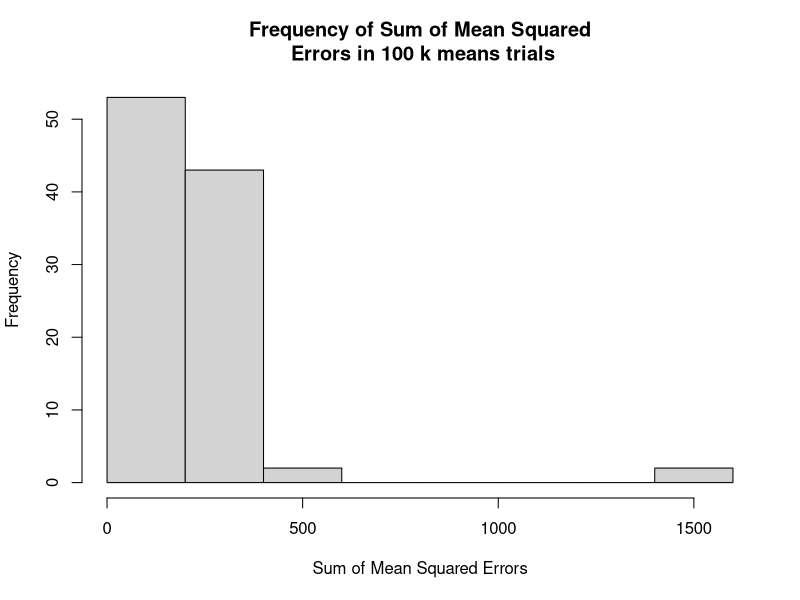
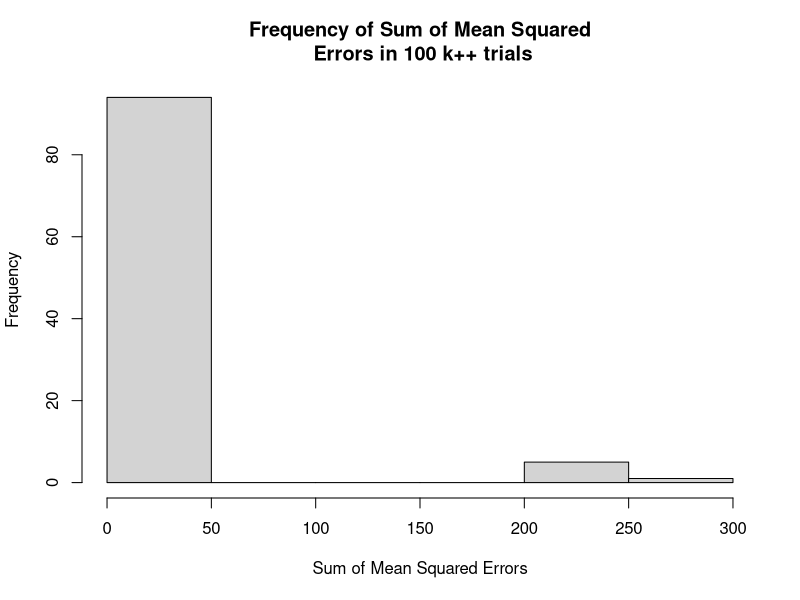

Here is the R script that generated these plots, in order:
x <- read.csv("kmeans_sse.csv", sep=" ", header=FALSE)
x <- unlist(x, use.names=FALSE)
hist(x, main="Frequency of Sum of Mean Squared\n Errors in 100 k means trials", xlab="Sum of Mean Squared Errors")
mu <- mean(x)
variance <- var(x)
print(mu)
print(variance)
print(IQR(x))

x <- read.csv("kpp_sse.csv", sep=" ", header=FALSE)
x <- unlist(x, use.names=FALSE)
hist(x, main="Frequency of Sum of Mean Squared\n Errors in 100 k++ trials", xlab="Sum of Mean Squared Errors")
mu <- mean(x)
variance <- var(x)
print(mu)
print(variance) 
print(IQR(x))



